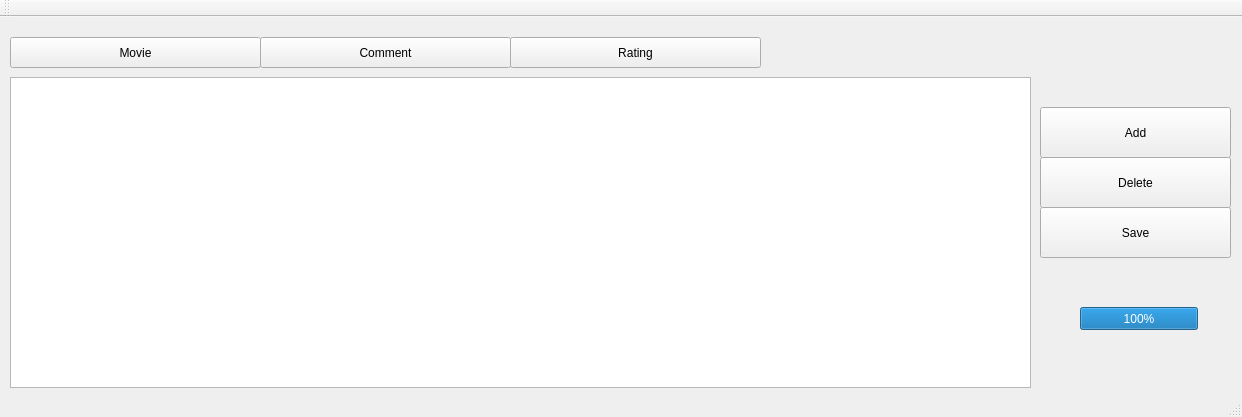
<?xml version="1.0" encoding="UTF-8"?>
<ui version="4.0">
 <class>MainWindow</class>
 <widget class="QMainWindow" name="MainWindow">
  <property name="geometry">
   <rect>
    <x>0</x>
    <y>0</y>
    <width>1242</width>
    <height>417</height>
   </rect>
  </property>
  <property name="windowTitle">
   <string>MainWindow</string>
  </property>
  <widget class="QWidget" name="centralWidget">
   <widget class="QTableView" name="listTable">
    <property name="geometry">
     <rect>
      <x>10</x>
      <y>60</y>
      <width>1021</width>
      <height>311</height>
     </rect>
    </property>
   </widget>
   <widget class="QPushButton" name="btnAdd">
    <property name="geometry">
     <rect>
      <x>1040</x>
      <y>90</y>
      <width>191</width>
      <height>51</height>
     </rect>
    </property>
    <property name="text">
     <string>Add</string>
    </property>
   </widget>
   <widget class="QPushButton" name="btnDelete">
    <property name="geometry">
     <rect>
      <x>1040</x>
      <y>140</y>
      <width>191</width>
      <height>51</height>
     </rect>
    </property>
    <property name="text">
     <string>Delete</string>
    </property>
   </widget>
   <widget class="QPushButton" name="btnSave">
    <property name="geometry">
     <rect>
      <x>1040</x>
      <y>190</y>
      <width>191</width>
      <height>51</height>
     </rect>
    </property>
    <property name="text">
     <string>Save</string>
    </property>
   </widget>
   <widget class="QProgressBar" name="progressBar">
    <property name="geometry">
     <rect>
      <x>1080</x>
      <y>290</y>
      <width>118</width>
      <height>23</height>
     </rect>
    </property>
    <property name="value">
     <number>100</number>
    </property>
   </widget>
   <widget class="QPushButton" name="btnMovie">
    <property name="geometry">
     <rect>
      <x>10</x>
      <y>20</y>
      <width>251</width>
      <height>31</height>
     </rect>
    </property>
    <property name="text">
     <string>Movie</string>
    </property>
   </widget>
   <widget class="QPushButton" name="btnComment">
    <property name="geometry">
     <rect>
      <x>260</x>
      <y>20</y>
      <width>251</width>
      <height>31</height>
     </rect>
    </property>
    <property name="text">
     <string>Comment</string>
    </property>
   </widget>
   <widget class="QPushButton" name="btnRating">
    <property name="geometry">
     <rect>
      <x>510</x>
      <y>20</y>
      <width>251</width>
      <height>31</height>
     </rect>
    </property>
    <property name="text">
     <string>Rating</string>
    </property>
   </widget>
  </widget>
  <widget class="QToolBar" name="mainToolBar">
   <attribute name="toolBarArea">
    <enum>TopToolBarArea</enum>
   </attribute>
   <attribute name="toolBarBreak">
    <bool>false</bool>
   </attribute>
  </widget>
  <widget class="QStatusBar" name="statusBar"/>
 </widget>
 <layoutdefault spacing="6" margin="11"/>
 <resources/>
 <connections/>
</ui>
